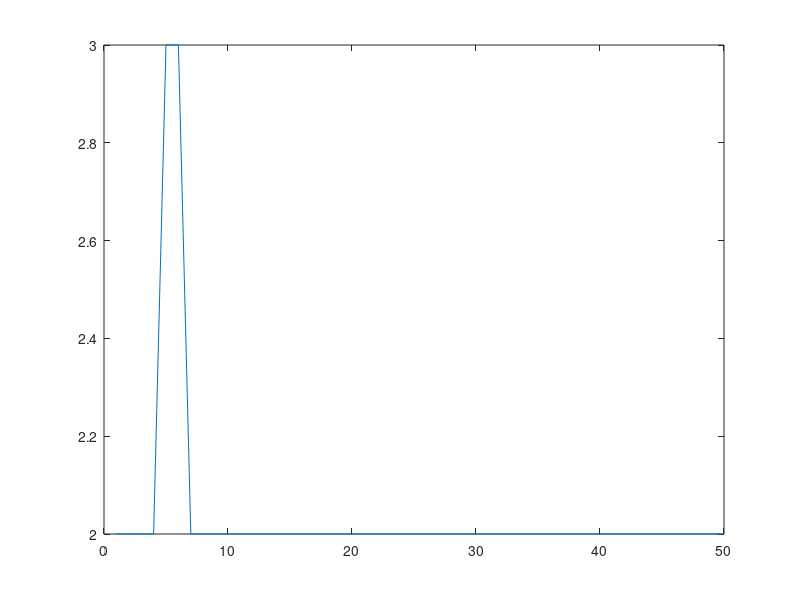

The MATLAB source for this figure:
clc;
clear;

x = [0 0 1 1; 0 1 0 1];
y = [1 0 0 1];
y1 = [1 0 0 0];
y2 = [0 0 0 1];

% weight and bias initialization:
xmax = 1;
xmin = -1;
w1 = [(xmin + (xmax-xmin)*rand()), (xmin + (xmax-xmin)*rand());(xmin + (xmax-xmin)*rand()),(xmin + (xmax-xmin)*rand()) ];
w2 = [(xmin + (xmax-xmin)*rand()), (xmin + (xmax-xmin)*rand())];
b = [(xmin + (xmax-xmin)*rand()), (xmin + (xmax-xmin)*rand())];
% b2 = (xmin + (xmax-xmin)*rand());

alpha = 0.1;
theta = 0.5;
iter = 50;
for k = 1:iter
     for i = 1:size(x, 2)
        p(i) = b(1) + w1(1, 1)*x(1,i) + w1(1, 2)*x(2,i);
        q(i) = b(1) + w1(2, 1)*x(1,i) + w1(2, 2)*x(2,i);
        yp1(i) = (p(i) >= theta);
        yp2(i) = (q(i) >= theta);
        if (yp1(i) ~= y1(i))
            for j = 1:2
                w1(1, j) = w1(1, j) + alpha*y1(i)*x(j,i);
            end
            b(1) = b(1) + alpha*y1(i);
        end
        if (yp2(i) ~= y2(i))
            for j = 1:2
            w1(2,j) = w1(2,j) + alpha*y2(i)*x(j,i);
            end
            b(1) = b(1) + alpha*y2(i);
        end
        r(i) = b(2) + w2(1)*y1(i) + w2(2)*y2(i);
        h(i) = (r(i) >= theta);
        if (h(i) ~= y(i))
            for j = 1:2
                w2(j) = w2(j) + alpha*y(i)*y1(i);
            end
            b(2) = b(2) + alpha*y(i);
        end
     end
     error(k) = sum((y-h).^2);
end
plot(error)